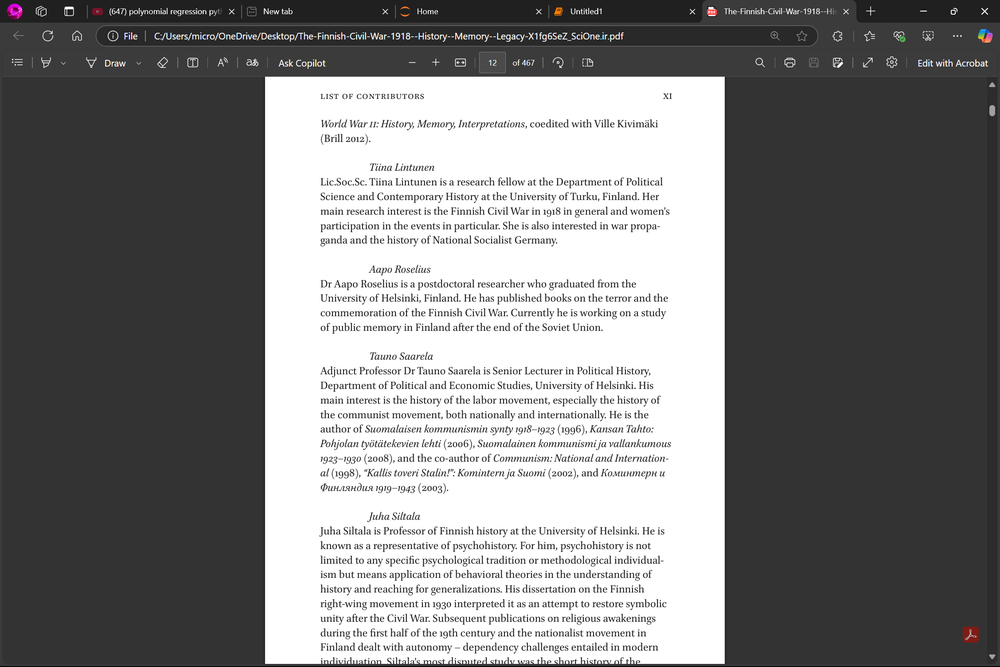
#> input picture images/book.png, 1000 x 667 px, shrunk from 2256 x 1504 before the run
$ jupyter execute Untitled2.ipynb
#> lines starting #> are read from the running program, lines starting #| are printed output that depends on the picture; after the words box and inside, x2 and y2 are one past the last pixel; in counts of white or black regions, pixels touching at a corner belong together
[cell 1]
import cv2 as cv
import pandas as pd
import numpy as np

import matplotlib.pyplot as plt

[cell 2]
image = cv.imread('../images/book.png')
#> image is the input picture: shape (667, 1000, 3); mean B, G, R 127.6, 127.5, 127.8

image_gray = cv.cvtColor(image , cv.COLOR_RGB2GRAY)

[cell 3]
_ , binary_image =cv.threshold(image_gray , 200 , 255 , cv.THRESH_BINARY_INV)
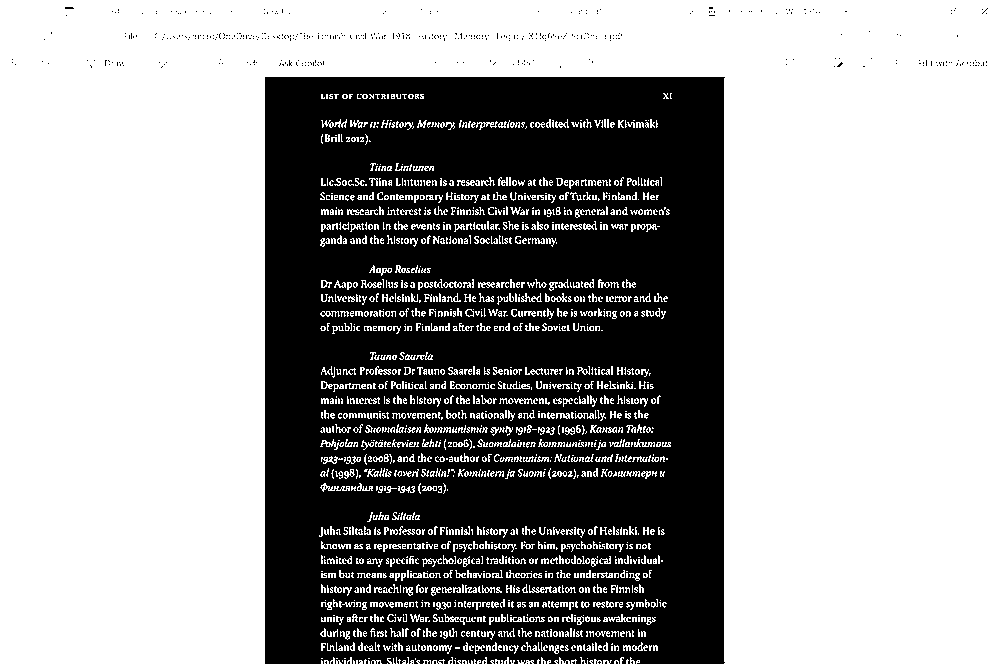
#> binary_image: shape (667, 1000); 64.2% white; 765 black regions (764 under 20 px), largest, box (x1, y1, x2, y2) and area: (265, 77, 725, 664) 236819
